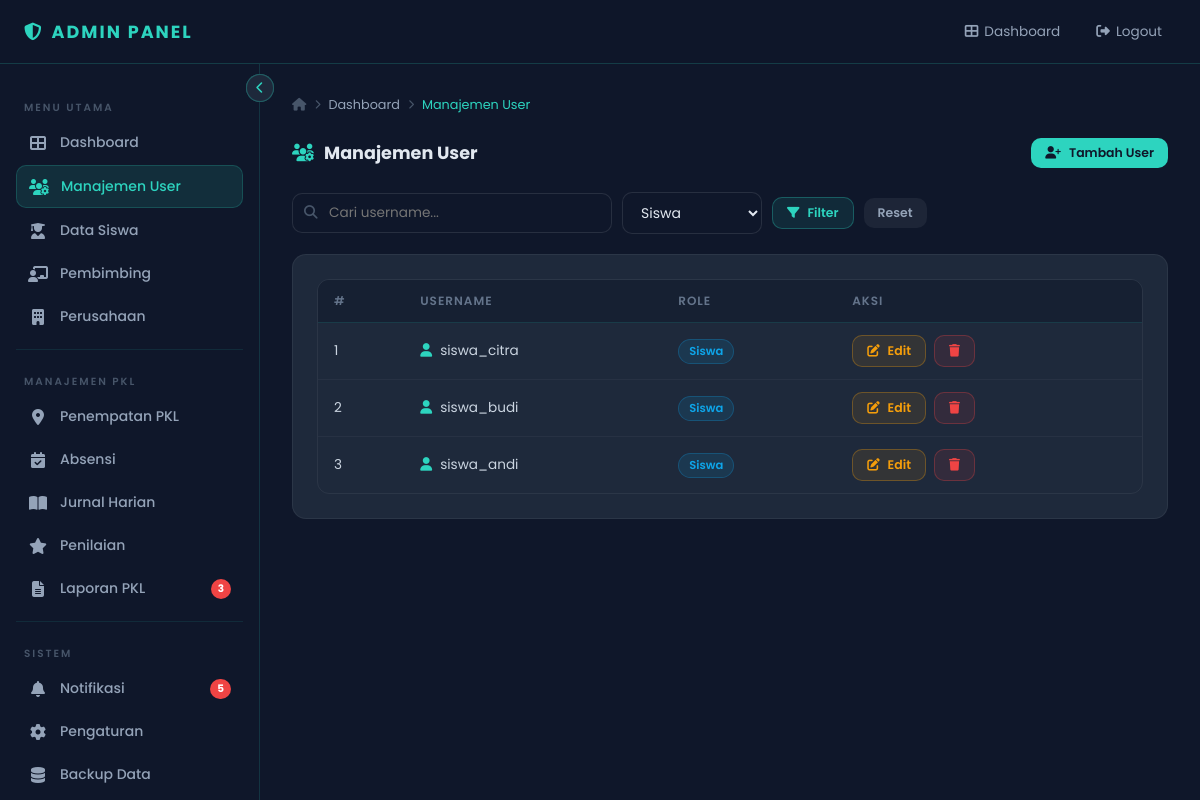
Screenshot of /admin-users.php?role=siswa (signed in) with the database file from the repository.
### tables this page shows
CREATE TABLE IF NOT EXISTS users (
    id          INT AUTO_INCREMENT PRIMARY KEY,
    username    VARCHAR(100) NOT NULL UNIQUE,
    password    VARCHAR(255) NOT NULL,
    email       VARCHAR(150) DEFAULT NULL,
    role        ENUM('admin','siswa','pembimbing') NOT NULL DEFAULT 'siswa',
    created_at  TIMESTAMP DEFAULT CURRENT_TIMESTAMP,
    updated_at  TIMESTAMP DEFAULT CURRENT_TIMESTAMP ON UPDATE CURRENT_TIMESTAMP
);

### config.php (called while the page is built, shortened)
<?php
$conn = mysqli_connect(DB_HOST, DB_USER, DB_PASS, DB_NAME);
mysqli_set_charset($conn, 'utf8mb4');
function clean($data) {
    global $conn;
    return mysqli_real_escape_string($conn, trim(htmlspecialchars($data)));
}
?>

### admin-users.php (the view, shortened to what this page needs)
<?php
include "config.php";
$search = clean($_GET['search'] ?? '');
$filter = clean($_GET['role'] ?? '');
$where  = "WHERE 1=1";
if ($filter) $where .= " AND role='$filter'";
$result = mysqli_query($conn, "SELECT * FROM users $where ORDER BY id DESC");
?>
<!DOCTYPE html>
<html lang="id">
<head>
  <link rel="stylesheet" href="style.css"/>
  <link rel="stylesheet" href="https://cdnjs.cloudflare.com/ajax/libs/font-awesome/6.5.2/css/all.min.css"/>
</head>
<body>
<header>
  <nav>
    <div style="display:flex;align-items:center;gap:12px;">
      <div class="logo"><i class="fas fa-shield-alt" style="margin-right:8px;"></i>ADMIN PANEL</div>
    </div>
    <ul class="nav-links">
      <li><a href="dashboard admin.php"><i class="fa fa-th-large"></i> Dashboard</a></li>
      <li><a href="login.php"><i class="fas fa-sign-out-alt"></i> Logout</a></li>
    </ul>
  </nav>
</header>
<button class="sidebar-toggle" id="sidebarToggle"><i class="fas fa-chevron-left"></i></button>
<?php include 'sidebar.php'; ?>
<div class="layout-wrapper">
<main class="main-content" id="mainContent">
  <div class="breadcrumb">
    <i class="fas fa-home"></i> <i class="fas fa-chevron-right" style="font-size:.6rem;"></i>
    <a href="dashboard admin.php" style="color:#94a3b8;">Dashboard</a>
    <i class="fas fa-chevron-right" style="font-size:.6rem;"></i> <span>Manajemen User</span>
  </div>
  <div class="page-header">
    <h2><i class="fas fa-users-cog"></i> Manajemen User</h2>
    <button class="btn btn-primary btn-sm" onclick="openModal()">
      <i class="fas fa-user-plus"></i> Tambah User
    </button>
  </div>
  <div style="display:flex;gap:12px;flex-wrap:wrap;margin-bottom:20px;align-items:center;">
    <form method="GET" style="display:flex;gap:10px;flex-wrap:wrap;align-items:center;">
      <div class="search-bar">
        <i class="fas fa-search"></i>
        <input type="text" name="search" placeholder="Cari username..." value="<?php echo htmlspecialchars($search); ?>"/>
      </div>
      <select name="role" class="form-control" style="width:auto;padding:9px 14px;">
        <option value="siswa"      <?php if($filter==='siswa')      echo 'selected'; ?>>Siswa</option>
      </select>
      <button type="submit" class="btn btn-secondary btn-sm"><i class="fas fa-filter"></i> Filter</button>
      <a href="admin-users.php" class="btn btn-sm" style="background:rgba(255,255,255,.06);color:#94a3b8;">Reset</a>
    </form>
  </div>
  <div class="card">
    <div class="table-wrapper">
      <table>
        <thead>
          <tr>
            <th>#</th><th>Username</th><th>Role</th><th>Aksi</th>
          </tr>
        </thead>
        <tbody>
          <?php $no=1; while($row = mysqli_fetch_assoc($result)): ?>
          <tr>
            <td><?php echo $no++; ?></td>
            <td><i class="fas fa-user" style="color:#2dd4bf;margin-right:8px;"></i><?php echo htmlspecialchars($row['username']); ?></td>
            <td>
              <?php
              $pillMap = ['admin'=>'pill-green','siswa'=>'pill-blue','pembimbing'=>'pill-yellow'];
              $p = $pillMap[$row['role']] ?? 'pill-purple';
              echo "<span class='pill {$p}'>" . ucfirst($row['role']) . "</span>";
              ?>
            </td>
            <td style="display:flex;gap:8px;">
              <button class="btn btn-warning btn-sm"
                onclick="editUser(<?php echo $row['id'].',\''.htmlspecialchars($row['username']).'\',\''.$row['role'].'\''; ?>)">
                <i class="fas fa-edit"></i> Edit
              </button>
              <?php if ($row['role'] !== 'admin'): ?>
              <a href="?hapus=<?php echo $row['id']; ?>" class="btn btn-danger btn-sm"
                 onclick="return confirm('Hapus user ini?')">
                <i class="fas fa-trash"></i>
              </a>
              <?php endif; ?>
            </td>
          </tr>
          <?php endwhile; ?>
        </tbody>
      </table>
    </div>
  </div>
</main>
</div>
</body>
</html>

### style.css (style rules this page uses)
*, *::before, *::after { box-sizing: border-box; margin: 0; padding: 0; }
html { scroll-behavior: smooth; }
body { font-family: 'Poppins', sans-serif; background: #0f172a; color: #e2e8f0; min-height: 100vh; }
a { text-decoration: none; color: inherit; }
ul { list-style: none; }
h2 { font-size: 1.25rem; font-weight: 600; color: #e2e8f0; }
.btn { display: inline-flex; align-items: center; gap: 8px; padding: 10px 20px; border-radius: 10px; font-family: 'Poppins', sans-serif; font-size: 0.85rem; font-weight: 600; cursor: pointer; transition: all 0.2s; border: none; text-decoration: none; }
.btn-primary { background: #2dd4bf; color: #0f172a; }
.btn-secondary { background: rgba(45,212,191,0.1); color: #2dd4bf; border: 1px solid rgba(45,212,191,0.3); }
.btn-danger { background: rgba(239,68,68,0.1); color: #ef4444; border: 1px solid rgba(239,68,68,0.3); }
.btn-warning { background: rgba(245,158,11,0.1); color: #f59e0b; border: 1px solid rgba(245,158,11,0.3); }
.btn-sm { padding: 6px 14px; font-size: 0.78rem; }
.form-control { width: 100%; padding: 10px 14px; background: #0f172a; border: 1px solid rgba(255,255,255,0.1); border-radius: 10px; color: #e2e8f0; font-family: 'Poppins', sans-serif; font-size: 0.875rem; transition: border-color 0.2s; outline: none; }
.form-control::placeholder { color: #475569; }
select.form-control { cursor: pointer; }
select.form-control option { background: #1e293b; }
.card { background: #1e293b; border: 1px solid rgba(255,255,255,0.06); border-radius: 14px; padding: 24px; }
.table-wrapper { overflow-x: auto; border-radius: 12px; border: 1px solid rgba(255,255,255,0.06); }
table { width: 100%; border-collapse: collapse; font-size: 0.85rem; }
thead tr { background: #162032; border-bottom: 1px solid rgba(45,212,191,0.15); }
thead th { padding: 12px 16px; text-align: left; font-size: 0.75rem; font-weight: 600; color: #64748b; letter-spacing: 1px; text-transform: uppercase; white-space: nowrap; }
tbody tr { border-bottom: 1px solid rgba(255,255,255,0.04); transition: background 0.15s; }
tbody tr:last-child { border-bottom: none; }
tbody td { padding: 12px 16px; color: #cbd5e1; vertical-align: middle; }
.pill { display: inline-flex; align-items: center; gap: 5px; padding: 3px 10px; border-radius: 99px; font-size: 0.72rem; font-weight: 600; }
.pill-blue { background: rgba(14,165,233,0.12); color: #0ea5e9; border: 1px solid rgba(14,165,233,0.25); }
.search-bar { position: relative; max-width: 320px; }
.search-bar i { position: absolute; left: 12px; top: 50%; transform: translateY(-50%); color: #475569; font-size: 0.85rem; }
.search-bar input { width: 100%; padding: 9px 14px 9px 36px; background: #0f172a; border: 1px solid rgba(255,255,255,0.1); border-radius: 10px; color: #e2e8f0; font-family: 'Poppins', sans-serif; font-size: 0.85rem; outline: none; transition: border-color 0.2s; }
.page-header { display: flex; align-items: center; justify-content: space-between; gap: 16px; margin-bottom: 24px; flex-wrap: wrap; }
.page-header h2 { font-size: 1.1rem; font-weight: 700; color: #e2e8f0; display: flex; align-items: center; gap: 10px; }
.page-header h2 i { color: #2dd4bf; }
.breadcrumb { display: flex; align-items: center; gap: 8px; font-size: 0.8rem; color: #475569; margin-bottom: 24px; }
.breadcrumb span { color: #2dd4bf; }

### rows the page displays
users: username "siswa_citra", role "Siswa"
users: username "siswa_budi", role "Siswa"
users: username "siswa_andi", role "Siswa"

### other values shown
$label "Dashboard Manajemen User Data Siswa Pembimbing Perusahaan Penempatan PKL Absensi Jurnal Harian Penilaian Laporan PKL Notifikasi Pengaturan Backup Data"
$badge "3 5"
